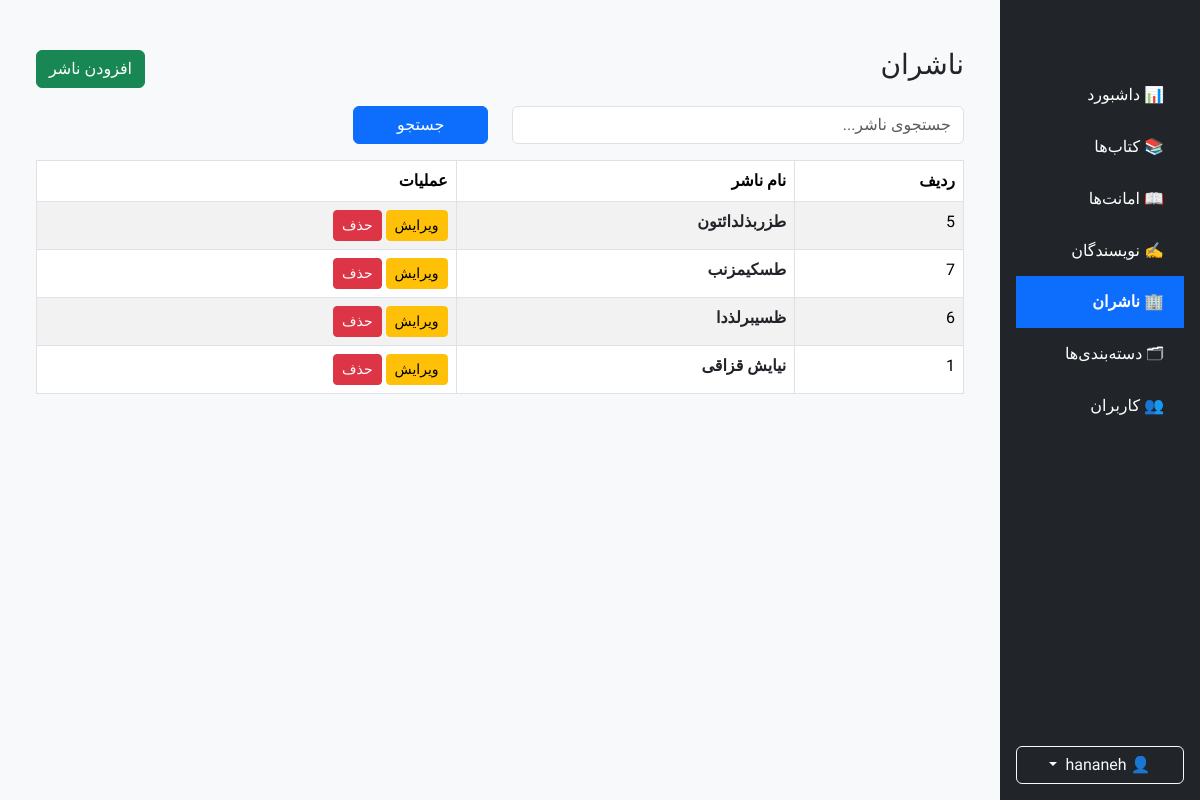
Page /publishers/ (signed in) on the earlier database version.
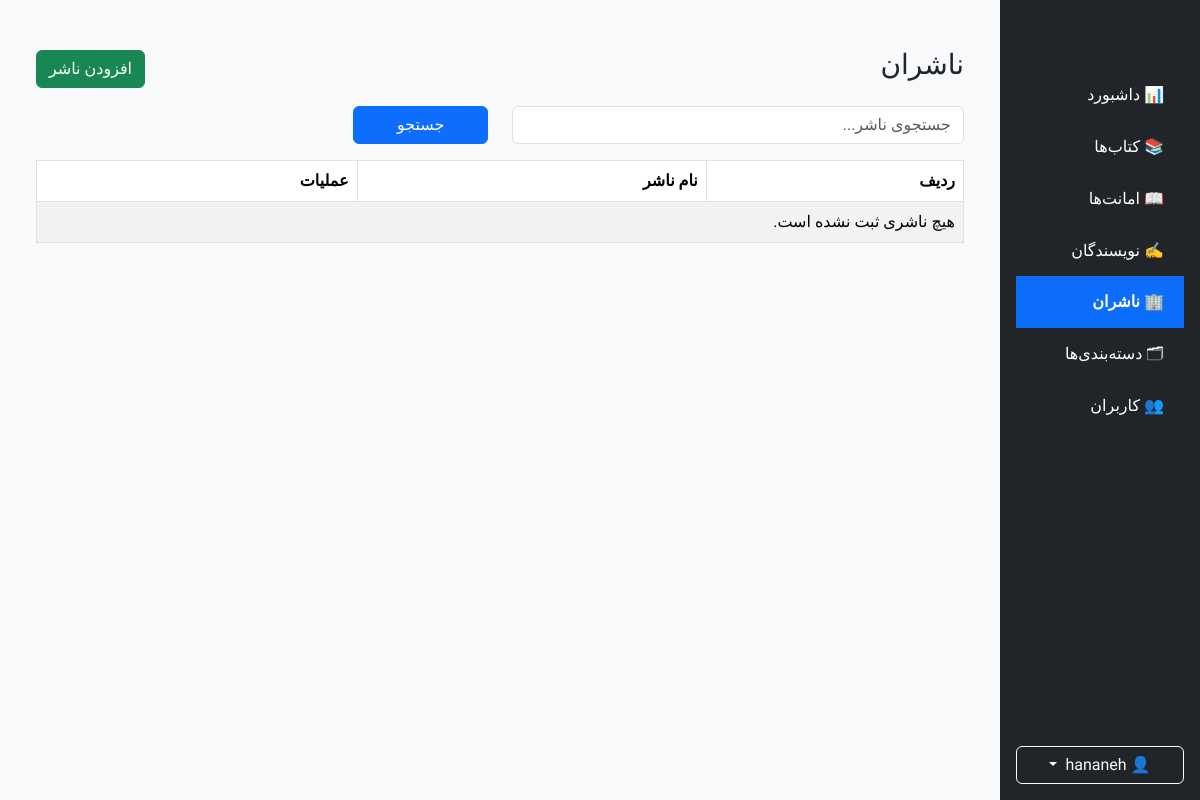
Same page on the later database version.
### books/models.py (models this page shows, shortened)
class Publisher(BaseModel):
    name = models.CharField(
        max_length=150,
        unique=True,
        verbose_name="نام ناشر"
    )
    class Meta:
        verbose_name = "ناشر"
        verbose_name_plural = "ناشران"
        ordering = ["name"]

### books/views.py (the view)
# urls.py: path("publishers/",views.PublisherListView.as_view(),name="publisher-list",),
class PublisherListView(LoginRequiredMixin,ListView):
    model = Publisher
    template_name = "books/publisher/publisher_list.html"
    context_object_name = "publishers"
    paginate_by = 10
    def get_queryset(self):
        queryset = Publisher.objects.all()
        search = self.request.GET.get("search")
        if search:queryset = queryset.filter(Q(name__icontains=search))
        return queryset
    def get_context_data(self, **kwargs):
        context = super().get_context_data(**kwargs)
        context["sidebar"] = "publisher"
        return context

### books/templates/books/publisher/publisher_list.html
{% extends "shared/_admin_layout.html" %}
{% block sidebar %}
    {% include "shared/_admin_sidebar.html" %}
{% endblock %}
{% block content %}
<div class="container mt-4">
    <div class="d-flex justify-content-between align-items-center mb-3">
        <h3>ناشران</h3>
        <a href="{% url 'publisher-create' %}" class="btn btn-success">
            افزودن ناشر
        </a>
    </div>
    <form method="get" class="mb-3">
        <div class="row">
            <div class="col-md-6">
                <input
                    type="text"
                    name="search"
                    class="form-control"
                    placeholder="جستجوی ناشر..."
                    value="{{ request.GET.search }}"
                >
            </div>
            <div class="col-md-2">
                <button class="btn btn-primary w-100">
                    جستجو
                </button>
            </div>
        </div>
    </form>
    <table class="table table-bordered table-striped">
        <thead>
        <tr>
            <th>ردیف</th>
            <th>نام ناشر</th>
            <th>عملیات</th>
        </tr>
        </thead>
        <tbody>
        {% for publisher in publishers %}
            <tr>
                <td>{{ publisher.id }}</td>
                <td><a href="{% url 'publisher-detail' publisher.pk %}" class="text-dark fw-semibold text-decoration-none">{{ publisher.name }}</a></td>
                <td>
                    <a
                        href="{% url 'publisher-update' publisher.id %}"
                        class="btn btn-warning btn-sm"
                    >
                        ویرایش
                    </a>
                    <a
                        href="{% url 'publisher-delete' publisher.id %}"
                        class="btn btn-danger btn-sm"
                    >
                        حذف
                    </a>
                </td>
            </tr>
        {% empty %}
            <tr>
                <td colspan="3">
                    هیچ ناشری ثبت نشده است.
                </td>
            </tr>
        {% endfor %}
        </tbody>
    </table>
</div>
{% endblock %}

### templates/shared/_admin_layout.html (shortened to what this page needs)
<!DOCTYPE html>
<html lang="fa" dir="rtl">
<head>
    <link href="https://cdn.jsdelivr.net/npm/bootstrap@5.3.7/dist/css/bootstrap.rtl.min.css"
          rel="stylesheet">
{% load static %}
<link
    rel="stylesheet"
    href="{% static 'css/admin.css' %}">
</head>
<body class="bg-light">
<div class="container-fluid">
    <div class="row">
        <div class="col-lg-2 col-md-3 sidebar p-0">
            {% block sidebar %}
            {% endblock %}
        </div>
        <div class="col-lg-10 col-md-9 main-content">
            <div class="container-fluid py-4">
                {% block content %}
                {% endblock %}
            </div>
        </div>
    </div>
</div>
</body>
</html>

### templates/shared/_admin_sidebar.html (shortened to what this page needs)
<div class="p-3 d-flex flex-column vh-100">
    <div>
        <h4 class="text-center mb-4">
        </h4>
        <div class="list-group">
            <a href="{% url 'dashboard' %}"
               class="list-group-item list-group-item-action {% if sidebar == "dashboard" %}active{% endif %}">
                📊 داشبورد
            </a>
            <a href="{% url 'admin-book-list' %}"
               class="list-group-item list-group-item-action {% if sidebar == "book" %}active{% endif %}">
                📚 کتاب‌ها
            </a>
            <a href="{% url 'admin-borrow-list' %}"
               class="list-group-item list-group-item-action {% if sidebar == "borrow" %}active{% endif %}">
                📖 امانت‌ها
            </a>
            <a href="{% url 'admin-author-list' %}"
               class="list-group-item list-group-item-action {% if sidebar == "author" %}active{% endif %}">
                ✍️ نویسندگان
            </a>
            <a href="{% url 'admin-publisher-list' %}"
               class="list-group-item list-group-item-action {% if sidebar == "publisher" %}active{% endif %}">
                🏢 ناشران
            </a>
            <a href="{% url 'admin-category-list' %}"
               class="list-group-item list-group-item-action {% if sidebar == "category" %}active{% endif %}">
                🗂 دسته‌بندی‌ها
            </a>
            <a href="{% url 'user-list' %}"
               class="list-group-item list-group-item-action {% if sidebar == "user" %}active{% endif %}">
                👥 کاربران
            </a>
        </div>
    </div>
<div class="mt-auto">
    <hr>
    <div class="dropdown">
        <button
                class="btn btn-outline-light w-100 dropdown-toggle"
                type="button"
                data-bs-toggle="dropdown"
                aria-expanded="false">
            👤 {{ request.user.username }}
        </button>
    </div>
</div>
</div>

### static/css/admin.css (style rules this page uses)
html, body { font-family: "Vazirmatn", sans-serif; }
button, input, textarea, select, table, .card, .btn, .dropdown-menu, .list-group-item { font-family: inherit; }
body { background:#f5f6fa; }
.sidebar { background:#212529; min-height:100vh; }
.sidebar .list-group-item { background:transparent; color:white; border:none; padding:14px 20px; }
.sidebar .list-group-item.active { background:#0d6efd; color:white; font-weight:bold; }

Differences in the rows shown:
removed Publisher: id "5", name "طزربذلدائتون"
removed Publisher: id "7", name "طسکیمزنب"
removed Publisher: id "6", name "ظسیبرلذدا"
removed Publisher: id "1", name "نیایش قزاقی"
Other differences:
text now shown: "هیچ ناشری ثبت نشده است."
